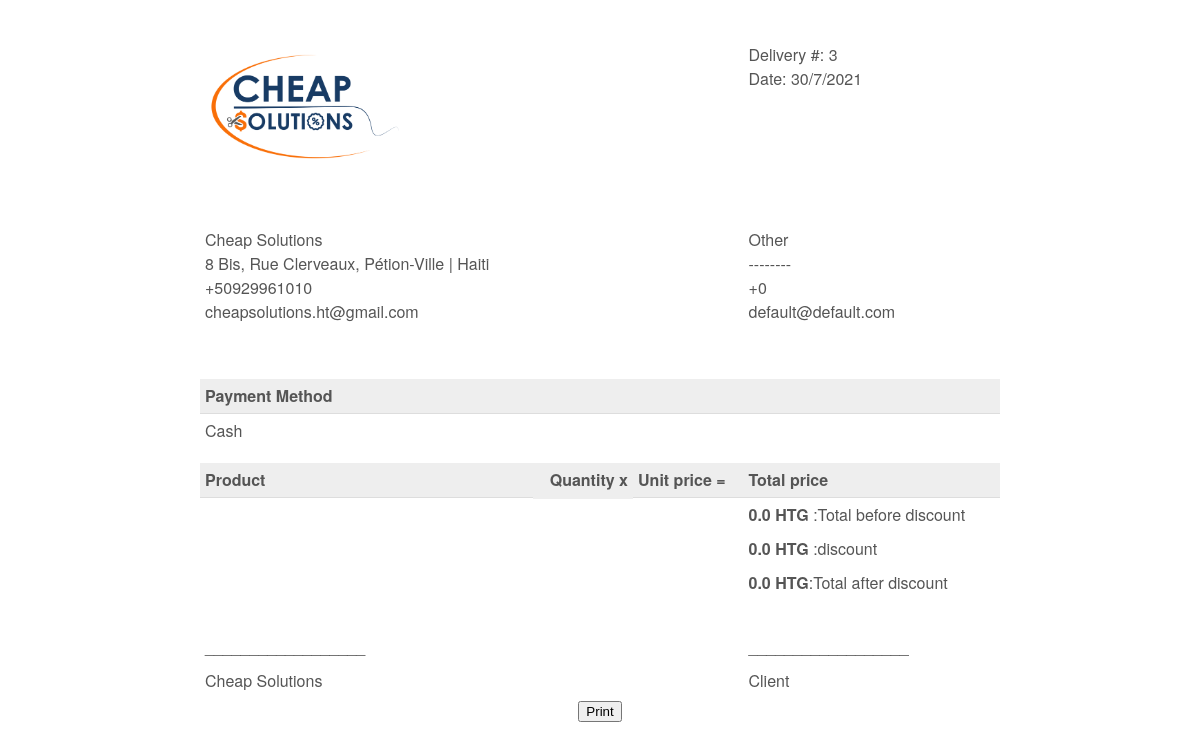
/invoices/invoice/printed/3/ (signed in), run on the app's committed database.
### dashboard/models.py (models this page shows, shortened)
class Invoice(models.Model):
    Type   = models.CharField('Invoice Type',
                                   max_length = 50,
                                   choices = Invoice_Type,
                                   null = True)
    client = models.ForeignKey(Customer, on_delete=models.SET_NULL, null=True)
    name_backup = models.CharField(max_length=500, null = True)
    email_backup = models.EmailField(max_length=254, null=True)
    phone_backup = models.PositiveIntegerField(null=True)
    address_backup = models.CharField(max_length=500, null=True )
    PoNumber = models.IntegerField('P.O Number',null=True)
    PaymentType = models.CharField('Payment Type',
                                   max_length=50,
                                   choices=Payment_Type,
                                   null=True)
    Date   = models.DateTimeField('Date',
                              default=datetime.now, blank=True
                              )
    Total = models.FloatField(null=True, default = 0.0)
    discount = models.FloatField('Discount',null=True, default = 0.0)
    Balance = models.FloatField(null=True)
    currency = models.CharField(max_length=50, choices=Currency_Category,default='HTG',null=True)
    class Meta:
        ordering = ('Date',)

### dashboard/decorators.py (the view)
        def wrapper(request, *args, **kwargs):
            group = None
            if request.user.groups.exists():
                group = request.user.groups.all()[0].name
            if group in allowed_roles:
                return view_func(request, *args, **kwargs)
            else:
                return HttpResponse('You are not authorized to view this page')

### dashboard/views.py (called while the page is built)
@login_required(login_url='user-login')
@allowed_users(allowed_roles=['Admin'])
def invoices_printed(request, pk):
  invoice_product = InvoiceProduct.objects.all()
  invoice_to_be_printed = Invoice.objects.get(id=pk)
  total_after_discount = invoice_to_be_printed.Total - invoice_to_be_printed.discount
  context = {
            'total_after_discount':total_after_discount,
            'invoice': invoice_to_be_printed,
            'invoice_product': invoice_product
            }
  return render(request, 'dashboard/invoice_printed.html', context)

### templates/dashboard/invoice_printed.html (shortened to what this page needs)
<!DOCTYPE html>
{% load static %}
<html lang="en">
	<head>
	</head>
	<body>
		<div class="invoice-box">
			<table>
				<tr class="top">
			  <td class="title">
									<img src="{% static '/img/Cheap solution logo.png' %}" alt="Cheap Solutions" style="width: 75%; max-width: 200px" />
				</td>
          <td></td>
          <td></td>
					<td>
              {{invoice.Type}} #: {{invoice.id}}<br />
						  Date: {{invoice.Date.day}}/{{invoice.Date.month}}/{{invoice.Date.year}}<br />
          </td>
				</tr>
        <tr class="">
					<td></td>
          <td></td>
          <td></td>
					<td></td>
				</tr>
        <tr class="">
					<td></td>
          <td></td>
          <td></td>
					<td></td>
				</tr>
        <tr class="">
					<td></td>
          <td></td>
          <td></td>
					<td></td>
				</tr>
        <tr class="">
					<td></td>
          <td></td>
          <td></td>
					<td></td>
				</tr>
				<tr class="information">
					<td>
						Cheap Solutions<br />
					  8 Bis, Rue Clerveaux, Pétion-Ville | Haiti <br />
						+50929961010 <br />
            cheapsolutions.ht@gmail.com
					</td>
          <td></td>
          <td></td>
					<td>
              {{invoice.name_backup}}<br/>
							{{invoice.address_backup}}<br/>
							+{{invoice.phone_backup}}<br/>
              {{invoice.email_backup}}
          </td>
        </tr>
        <tr class="">
					<td></td>
          <td></td>
          <td></td>
					<td></td>
				</tr>
        <tr class="">
					<td></td>
          <td></td>
          <td></td>
					<td></td>
				</tr>
        <tr class="">
					<td></td>
          <td></td>
          <td></td>
					<td></td>
				</tr>
        <tr class="">
					<td></td>
          <td></td>
          <td></td>
					<td></td>
				</tr>
        <tr class="">
					<td></td>
          <td></td>
          <td></td>
					<td></td>
				</tr>
				<tr class="heading">
					<td>Payment Method</td>
          <td></td>
          <td></td>
					<td></td>
				</tr>
				<tr class="details">
					<td>{{invoice.PaymentType}}</td>
          <td></td>
          <td></td>
					<td></td>
				</tr>
				<tr class="heading">
					<td>Product</td>
          <td>Quantity x</td>
					<td>Unit price =</td>
          <td>Total price</td>
				</tr>
				<tr class="total">
					<td></td>
          <td></td>
          <td></td>
					<td ><b>{{invoice.Total}} {{invoice.currency}}</b> :Total before discount</td>
				</tr>
        <tr class="">
					<td></td>
          <td></td>
          <td></td>
					<td><b>{{invoice.discount}} {{invoice.currency}}</b> :discount</td>
				</tr>
         <tr class="">
					<td></td>
          <td></td>
          <td></td>
					<td><b>{{total_after_discount}} {{invoice.currency}}</b>:Total after discount</td>
				</tr>
        <tr class="">
					<td></td>
          <td></td>
          <td></td>
					<td></td>
				</tr>
        <tr class="">
					<td></td>
          <td></td>
          <td></td>
					<td></td>
				</tr>
        <tr class="">
					<td></td>
          <td></td>
          <td></td>
					<td></td>
				</tr>
       <tr class="">
					<td>__________________</td>
          <td></td>
          <td></td>
					<td>__________________</td>
				</tr>
       <tr class="">
					<td>Cheap Solutions</td>
          <td></td>
          <td></td>
					<td>Client</td>
				</tr>
			</table>
      <button onclick="window.print()">Print</button>
		</div>
	</body>
</html>

### templates/dashboard/invoice_printed.html (style rules this page uses)
body { font-family: 'Helvetica Neue', 'Helvetica', Helvetica, Arial, sans-serif; text-align: center; color: #777; }
.invoice-box { max-width: 800px; margin: auto; padding: 30px; border: 0px solid #eee; box-shadow: 0 0 0px rgba(0, 0, 0, 0.15); font-size: 16px; line-height: 24px; font-family: 'Helvetica Neue', 'Helvetica', Helvetica, Arial, sans-serif; color: #555; }
.invoice-box table { width: 100%; line-height: inherit; text-align: left; border-collapse: collapse; }
.invoice-box table td { padding: 5px; vertical-align: top; }
.invoice-box table tr td:nth-child(2) { text-align: right; }
.invoice-box table tr.heading td { background: #eee; border-bottom: 1px solid #ddd; font-weight: bold; }
.invoice-box table tr.details td { padding-bottom: 20px; }
.invoice-box table tr.total td:nth-child(2) { border-top: 2px solid #eee; font-weight: bold; }

### data on the page
Invoice: Type "Delivery", id "3", Date.day "30", Date.month "7", Date.year "2021", name_backup "Other", address_backup "--------", phone_backup "0", email_backup "default@default.com", PaymentType "Cash", Total "0.0", currency "HTG", discount "0.0"

### other printed values
{{ total_after_discount }} "0.0"
